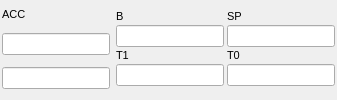
        <widget class="QWidget" name="widget_3" native="true">
         <layout class="QGridLayout" name="gridLayout">
          <property name="leftMargin">
           <number>2</number>
          </property>
          <property name="topMargin">
           <number>2</number>
          </property>
          <property name="rightMargin">
           <number>2</number>
          </property>
          <property name="bottomMargin">
           <number>2</number>
          </property>
          <item row="1" column="0">
           <widget class="QLineEdit" name="ACCEditH">
            <property name="font">
             <font>
              <pointsize>8</pointsize>
             </font>
            </property>
            <property name="focusPolicy">
             <enum>Qt::NoFocus</enum>
            </property>
            <property name="readOnly">
             <bool>true</bool>
            </property>
           </widget>
          </item>
          <item row="2" column="0">
           <widget class="QLineEdit" name="ACCEditB">
            <property name="font">
             <font>
              <pointsize>8</pointsize>
             </font>
            </property>
            <property name="focusPolicy">
             <enum>Qt::NoFocus</enum>
            </property>
            <property name="readOnly">
             <bool>true</bool>
            </property>
           </widget>
          </item>
          <item row="0" column="0">
           <widget class="QLabel" name="label_A">
            <property name="sizePolicy">
             <sizepolicy hsizetype="Preferred" vsizetype="Fixed">
              <horstretch>0</horstretch>
              <verstretch>0</verstretch>
             </sizepolicy>
            </property>
            <property name="font">
             <font>
              <pointsize>8</pointsize>
             </font>
            </property>
            <property name="text">
             <string>ACC</string>
            </property>
            <property name="alignment">
             <set>Qt::AlignBottom|Qt::AlignLeading|Qt::AlignLeft</set>
            </property>
           </widget>
          </item>
          <item row="0" column="1" rowspan="3" colspan="2">
           <widget class="QWidget" name="widget_8" native="true">
            <layout class="QGridLayout" name="gridLayout_8">
             <property name="leftMargin">
              <number>0</number>
             </property>
             <property name="topMargin">
              <number>0</number>
             </property>
             <property name="rightMargin">
              <number>0</number>
             </property>
             <property name="bottomMargin">
              <number>0</number>
             </property>
             <property name="horizontalSpacing">
              <number>3</number>
             </property>
             <property name="verticalSpacing">
              <number>0</number>
             </property>
             <item row="0" column="0">
              <widget class="QLabel" name="label_B">
               <property name="sizePolicy">
                <sizepolicy hsizetype="Preferred" vsizetype="Fixed">
                 <horstretch>0</horstretch>
                 <verstretch>0</verstretch>
                </sizepolicy>
               </property>
               <property name="font">
                <font>
                 <pointsize>8</pointsize>
                </font>
               </property>
               <property name="text">
                <string>B</string>
               </property>
              </widget>
             </item>
             <item row="1" column="0">
              <widget class="QLineEdit" name="BEdit">
               <property name="font">
                <font>
                 <pointsize>8</pointsize>
                </font>
               </property>
               <property name="focusPolicy">
                <enum>Qt::NoFocus</enum>
               </property>
               <property name="readOnly">
                <bool>true</bool>
               </property>
              </widget>
             </item>
             <item row="1" column="1">
              <widget class="QLineEdit" name="SPEdit">
               <property name="font">
                <font>
                 <pointsize>8</pointsize>
                </font>
               </property>
               <property name="focusPolicy">
                <enum>Qt::NoFocus</enum>
               </property>
               <property name="readOnly">
                <bool>true</bool>
               </property>
              </widget>
             </item>
             <item row="0" column="1">
              <widget class="QLabel" name="label_SP">
               <property name="sizePolicy">
                <sizepolicy hsizetype="Preferred" vsizetype="Fixed">
                 <horstretch>0</horstretch>
                 <verstretch>0</verstretch>
                </sizepolicy>
               </property>
               <property name="font">
                <font>
                 <pointsize>8</pointsize>
                </font>
               </property>
               <property name="text">
                <string>SP</string>
               </property>
              </widget>
             </item>
             <item row="2" column="0">
              <widget class="QLabel" name="label_T1">
               <property name="sizePolicy">
                <sizepolicy hsizetype="Preferred" vsizetype="Fixed">
                 <horstretch>0</horstretch>
                 <verstretch>0</verstretch>
                </sizepolicy>
               </property>
               <property name="font">
                <font>
                 <pointsize>8</pointsize>
                </font>
               </property>
               <property name="text">
                <string>T1</string>
               </property>
              </widget>
             </item>
             <item row="2" column="1">
              <widget class="QLabel" name="label_T0">
               <property name="sizePolicy">
                <sizepolicy hsizetype="Preferred" vsizetype="Fixed">
                 <horstretch>0</horstretch>
                 <verstretch>0</verstretch>
                </sizepolicy>
               </property>
               <property name="font">
                <font>
                 <pointsize>8</pointsize>
                </font>
               </property>
               <property name="text">
                <string>T0</string>
               </property>
              </widget>
             </item>
             <item row="3" column="0">
              <widget class="QLineEdit" name="T1Edit">
               <property name="font">
                <font>
                 <pointsize>8</pointsize>
                </font>
               </property>
               <property name="focusPolicy">
                <enum>Qt::NoFocus</enum>
               </property>
               <property name="readOnly">
                <bool>true</bool>
               </property>
              </widget>
             </item>
             <item row="3" column="1">
              <widget class="QLineEdit" name="T0Edit">
               <property name="font">
                <font>
                 <pointsize>8</pointsize>
                </font>
               </property>
               <property name="focusPolicy">
                <enum>Qt::NoFocus</enum>
               </property>
               <property name="readOnly">
                <bool>true</bool>
               </property>
              </widget>
             </item>
            </layout>
           </widget>
          </item>
         </layout>
        </widget>
